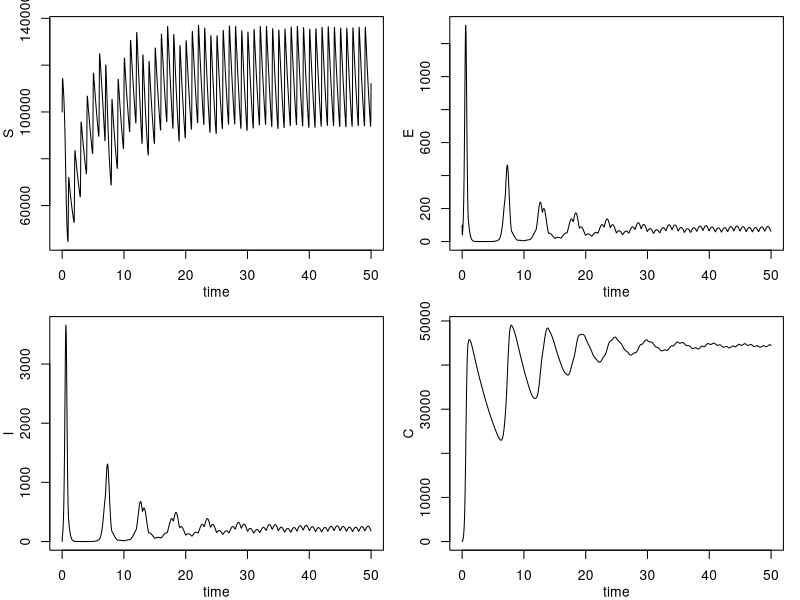

Here is the R script that generated this plot:
rm(list=ls(all=TRUE)) #clears workspace

# Load deSolve package
library(deSolve)

# Create an SEIC function
seic.pulse <- function(t, x, params) {
  qS <- params["qS"]
  qC <- params["qC"]
  gamma <- params["gamma"]
  rho <- params["rho"]
  beta <- params["beta"]
  mu <- params["mu"]
  c <- params["c"]
  alpha <- params["alpha"]
  f <- params["f"]
  s <- params["s"]
  k <- params["k"]
  phi <- params["phi"]
  b <- k*exp(-s*cos(pi*t-phi)^2)
  
  dS <- (b-c*(x[1]+x[2]+x[3]+x[4]))*(x[1]+x[2]+x[3]+x[4]) - (mu+qS*f)*x[1] - beta*x[1]*(x[3]/(x[1]+x[2]+x[3]+x[4])) 
  dE <- beta*x[1]*(x[3]/(x[1]+x[2]+x[3]+x[4])) - (mu+qS*f+gamma)*x[2]
  dI <- gamma*x[2] - (mu+qS*f+alpha+rho)*x[3]
  dC <- rho*x[3] - (mu+qC*f)*x[4]  
  dH <- qS*f*x[1]+qS*f*x[2]+qS*f*x[3]+qC*f*x[4]
  list(c(dS,dE,dI,dC))
}

## Set parameters, initial states, and time frame  
params <- c(qS=0.1,qC = 1,gamma = 91.25, rho = 30, beta = 45, b = 0.6, mu = 0.15, c = 1.05e-06,alpha = 2,f = 0, s = 50, phi = -1.5708, k = 3.98)#parameter string
xstart <- c(S= 100000, E = 100, I = 0, C = 0)
times <- seq(0, 50, by = 0.01917808)

out <- as.data.frame(
    ode(
        func = seic.pulse,
        y = xstart,
        times = times,
        parms = params
        )
    )

op <-par(fig=c(0,1,0,1),mfrow=c(2,2),
         mar=c(3,3,1,1),mgp=c(2,1,0))

plot(S~time,data=out,type='l')
plot(E~time,data=out,type='l')
plot(I~time,data=out,type='l')
plot(C~time,data=out,type='l')
